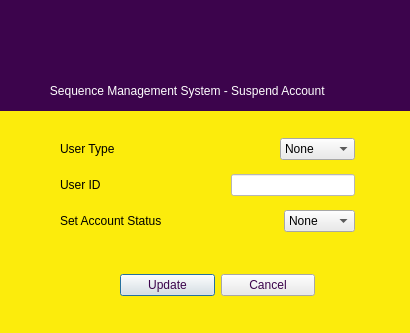
<?xml version="1.0" encoding="UTF-8"?>
<ui version="4.0">
 <class>Suspenddialog</class>
 <widget class="QDialog" name="Suspenddialog">
  <property name="geometry">
   <rect>
    <x>0</x>
    <y>0</y>
    <width>410</width>
    <height>333</height>
   </rect>
  </property>
  <property name="minimumSize">
   <size>
    <width>410</width>
    <height>333</height>
   </size>
  </property>
  <property name="maximumSize">
   <size>
    <width>410</width>
    <height>333</height>
   </size>
  </property>
  <property name="windowTitle">
   <string>Suspenddialog</string>
  </property>
  <property name="styleSheet">
   <string notr="true">background-color: rgb(252, 236, 12);</string>
  </property>
  <widget class="QLabel" name="label_4">
   <property name="geometry">
    <rect>
     <x>0</x>
     <y>70</y>
     <width>411</width>
     <height>41</height>
    </rect>
   </property>
   <property name="styleSheet">
    <string notr="true">color: rgb(255, 255, 255);
background-color: rgb(60, 4, 76);</string>
   </property>
   <property name="text">
    <string>               Sequence Management System - Suspend Account</string>
   </property>
  </widget>
  <widget class="QLabel" name="label_3">
   <property name="geometry">
    <rect>
     <x>0</x>
     <y>0</y>
     <width>411</width>
     <height>71</height>
    </rect>
   </property>
   <property name="styleSheet">
    <string notr="true">image: url(:/Images/Images/ublogo.png);
background-color: rgb(60, 4, 76);</string>
   </property>
   <property name="text">
    <string/>
   </property>
  </widget>
  <widget class="QWidget" name="layoutWidget_2">
   <property name="geometry">
    <rect>
     <x>120</x>
     <y>270</y>
     <width>195</width>
     <height>30</height>
    </rect>
   </property>
   <layout class="QHBoxLayout" name="horizontalLayout_3">
    <item>
     <widget class="QPushButton" name="updateButton">
      <property name="styleSheet">
       <string notr="true">color: rgb(60, 4, 76);
background-color: rgb(234, 234, 234);</string>
      </property>
      <property name="text">
       <string>Update</string>
      </property>
     </widget>
    </item>
    <item>
     <widget class="QPushButton" name="cancelButton">
      <property name="styleSheet">
       <string notr="true">color: rgb(60, 4, 76);
background-color: rgb(234, 234, 234);</string>
      </property>
      <property name="text">
       <string>Cancel</string>
      </property>
     </widget>
    </item>
   </layout>
  </widget>
  <widget class="QWidget" name="layoutWidget">
   <property name="geometry">
    <rect>
     <x>60</x>
     <y>130</y>
     <width>295</width>
     <height>111</height>
    </rect>
   </property>
   <layout class="QVBoxLayout" name="verticalLayout">
    <item>
     <layout class="QHBoxLayout" name="horizontalLayout">
      <item>
       <widget class="QLabel" name="label_5">
        <property name="text">
         <string>User Type</string>
        </property>
       </widget>
      </item>
      <item>
       <spacer name="horizontalSpacer_3">
        <property name="orientation">
         <enum>Qt::Horizontal</enum>
        </property>
        <property name="sizeHint" stdset="0">
         <size>
          <width>108</width>
          <height>20</height>
         </size>
        </property>
       </spacer>
      </item>
      <item>
       <widget class="QComboBox" name="userTypeComboBox">
        <property name="styleSheet">
         <string notr="true">background-color: rgb(234, 234, 234);</string>
        </property>
        <item>
         <property name="text">
          <string>None</string>
         </property>
        </item>
        <item>
         <property name="text">
          <string>Student</string>
         </property>
        </item>
        <item>
         <property name="text">
          <string>Lecturer</string>
         </property>
        </item>
       </widget>
      </item>
     </layout>
    </item>
    <item>
     <layout class="QHBoxLayout" name="horizontalLayout_2">
      <item>
       <widget class="QLabel" name="label_2">
        <property name="text">
         <string>User ID</string>
        </property>
       </widget>
      </item>
      <item>
       <spacer name="horizontalSpacer">
        <property name="orientation">
         <enum>Qt::Horizontal</enum>
        </property>
        <property name="sizeHint" stdset="0">
         <size>
          <width>98</width>
          <height>20</height>
         </size>
        </property>
       </spacer>
      </item>
      <item>
       <widget class="QLineEdit" name="userIDLine">
        <property name="styleSheet">
         <string notr="true">background-color: rgb(255, 255, 255);</string>
        </property>
       </widget>
      </item>
     </layout>
    </item>
    <item>
     <layout class="QHBoxLayout" name="horizontalLayout_4">
      <item>
       <widget class="QLabel" name="label">
        <property name="text">
         <string>Set Account Status</string>
        </property>
       </widget>
      </item>
      <item>
       <spacer name="horizontalSpacer_2">
        <property name="orientation">
         <enum>Qt::Horizontal</enum>
        </property>
        <property name="sizeHint" stdset="0">
         <size>
          <width>58</width>
          <height>20</height>
         </size>
        </property>
       </spacer>
      </item>
      <item>
       <widget class="QComboBox" name="StatusComboBox">
        <property name="styleSheet">
         <string notr="true">background-color: rgb(234, 234, 234);</string>
        </property>
        <item>
         <property name="text">
          <string>None</string>
         </property>
        </item>
        <item>
         <property name="text">
          <string>Active</string>
         </property>
        </item>
        <item>
         <property name="text">
          <string>Inactive</string>
         </property>
        </item>
       </widget>
      </item>
     </layout>
    </item>
   </layout>
  </widget>
 </widget>
 <resources/>
 <connections/>
</ui>
